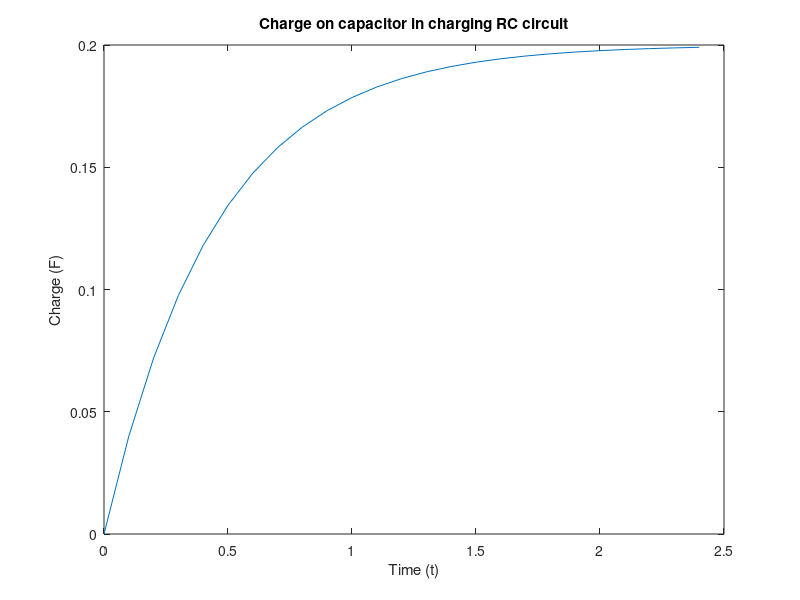
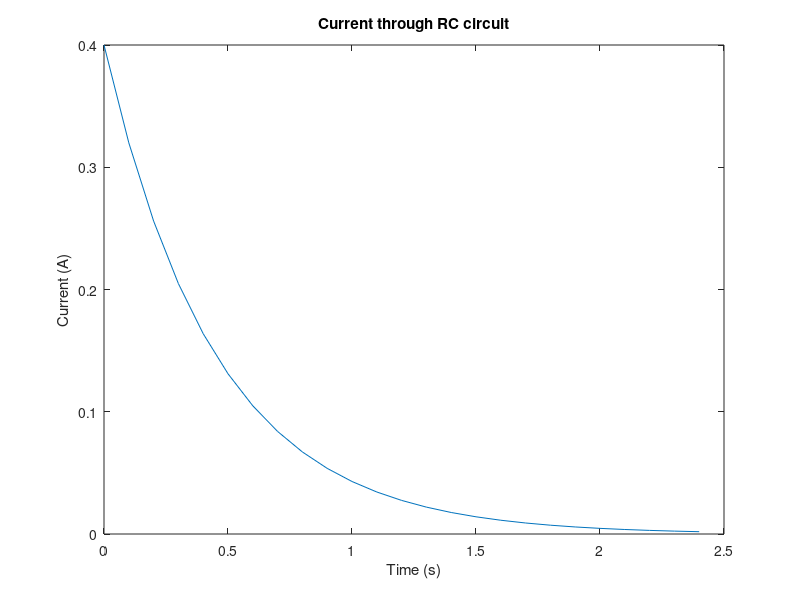

Recreate these plots in MATLAB, in order.
clear all;
close all;


%Charging a capacitor
Qo = 0;
R = 5;
C = 0.1;
V = 2;

tstart = 0;
tend = 2.5;
dt = 0.1;
n = (tend - tstart)/dt;

Q = zeros(n,1);
I = zeros(n,1);
time = zeros(n,1);

Q(1) = Qo;
I(1) = V/R;
%Euler method:
for step=1:n-1
    Q(step+1) = Q(step) - ((Q(step)-(V*C))/(R*C))*dt;
    I(step+1) = I(step) - (I(step)/(R*C))*dt;
    time(step+1) = time(step)+ dt;
end

figure;
plot(time, Q);
title('Charge on capacitor in charging RC circuit');
xlabel('Time (t)');
ylabel('Charge (F)');
hold on;

figure;
plot(time, I);
title('Current through RC circuit');
xlabel('Time (s)');
ylabel('Current (A)');
hold on;